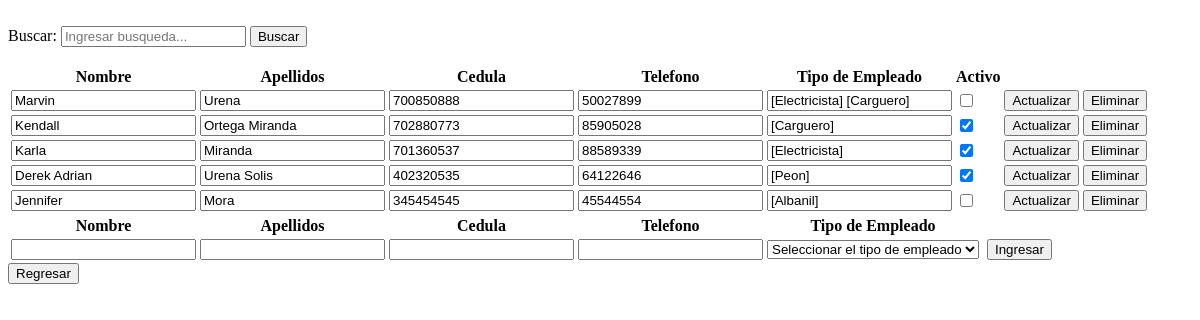
Page /view/EmpleadoView.php on the committed database.
### tables this page shows
CREATE TABLE `tbempleado` (
  `tbempleadoid` int(11) NOT NULL,
  `tbempleadonombre` text NOT NULL,
  `tbempleadoapellidos` text NOT NULL,
  `tbempleadocedula` varchar(12) NOT NULL,
  `tbempleadotelefono` varchar(8) NOT NULL,
  `tbempleadoactivo` tinyint(1) NOT NULL
);

### data/EmpleadoData.php (called while the page is built, shortened)
<?php
include_once 'data.php';
include '../domain/Empleado.php';
class EmpleadoData extends Data {
    public function getAllEmpleado() {
        $conn = mysqli_connect($this->server, $this->user, $this->password, $this->db);
        $conn->set_charset('utf8');
        $querySelect = "SELECT * FROM tbempleado;";
        $result = mysqli_query($conn, $querySelect);
        $Empleados = [];
        while ($row = mysqli_fetch_array($result)) {
            $currentEmpleado = new Empleado($row['tbempleadoid'], $row['tbempleadonombre'], $row['tbempleadoapellidos'],
            $row['tbempleadocedula'], $row['tbempleadotelefono'], $row['tbempleadoactivo']);
            array_push($Empleados, $currentEmpleado);
        }
        return $Empleados;
    }
}

### business/EmpleadoBusiness.php (called while the page is built, shortened)
<?php
include '../data/EmpleadoData.php';
class EmpleadoBusiness {
    private $EmpleadoData;
    public function EmpleadoBusiness() {
        $this->EmpleadoData = new EmpleadoData();
    }
    public function getAllEmpleado() {
        return $this->EmpleadoData->getAllEmpleado();
    }
}

### domain/Empleado.php (called while the page is built, shortened)
<?php
class Empleado {
    private $empleadoId;
    private $empleadoNombre;
    private $empleadoApellidos;
    private $empleadoCedula;
    private $empleadoTelefono;
    private $empleadoActivo;
    function Empleado($empleadoId, $empleadoNombre,$empleadoApellidos, $empleadoCedula, $empleadoTelefono, $empleadoActivo) {
        $this->empleadoId = $empleadoId;
        $this->empleadoNombre = $empleadoNombre;
        $this->empleadoApellidos = $empleadoApellidos;
        $this->empleadoCedula = $empleadoCedula;
        $this->empleadoTelefono = $empleadoTelefono;
        $this->empleadoActivo = $empleadoActivo;
    }
    function getEmpleadoId() {
        return $this->empleadoId;
    }
    public function getEmpleadoNombre() {
        return $this->empleadoNombre;
    }
    function getEmpleadoApellidos() {
        return $this->empleadoApellidos;
    }
    function getEmpleadoCedula() {
        return $this->empleadoCedula;
    }
    function getEmpleadoTelefono() {
        return $this->empleadoTelefono;
    }
    function getEmpleadoActivo() {
        return $this->empleadoActivo;
    }
}

### data/data.php (called while the page is built, shortened)
<?php
class Data {
    public function Data() {
        $hostName = gethostname();
    }
}

### data/EmpleadoTipoAsignadoData.php (called while the page is built, shortened)
<?php
include_once 'data.php';
class EmpleadoTipoAsignadoData extends Data {
    public function getAllEmpleadoTipoAsignado($empleadoId) {
        $conn = mysqli_connect($this->server, $this->user, $this->password, $this->db);
        $conn->set_charset('utf8');
        $EmpleadoTipoBusiness = new EmpleadoTipoBusiness();
        $querySelect = "SELECT * FROM tbempleadotipoasignado WHERE tbempleadoid = ". $empleadoId .";";
        $result = mysqli_query($conn, $querySelect);
        $TiposAsignados = "";
        while ($row = mysqli_fetch_array($result)) {
            $TiposAsignados .="[". $EmpleadoTipoBusiness->getEmpleadoTipo($row['tbempleadotipoid']) . "] ";
        }
        return $TiposAsignados;
    }
}

### business/EmpleadoTipoAsignadoBusiness.php (called while the page is built, shortened)
<?php
include '../data/EmpleadoTipoAsignadoData.php';
class EmpleadoTipoAsignadoBusiness {
    private $EmpleadoTipoAsignadoData;
    public function EmpleadoTipoAsignadoBusiness() {
        $this->EmpleadoTipoAsignadoData = new EmpleadoTipoAsignadoData();
    }
    public function getAllEmpleadoTipoAsignado($empleadoId) {
        return $this->EmpleadoTipoAsignadoData->getAllEmpleadoTipoAsignado($empleadoId);
    }
}

### data/EmpleadoTipoData.php (called while the page is built, shortened)
<?php
include_once 'data.php';
class EmpleadoTipoData extends Data {
    public function getEmpleadoTipo($empleadoTipoId) {
        $conn = mysqli_connect($this->server, $this->user, $this->password, $this->db);
        $conn->set_charset('utf8');
        $querySelect = "SELECT * FROM tbempleadotipo WHERE tbempleadotipoid = ". $empleadoTipoId .";";
        $result = mysqli_query($conn, $querySelect);
        $tipoEmpleado = "";
        while ($row = mysqli_fetch_array($result)) {
            $tipoEmpleado = $row['tbempleadotiponombre'];
        }
        return $tipoEmpleado;
    }
}

### business/EmpleadoTipoBusiness.php (called while the page is built, shortened)
<?php
include '../data/EmpleadoTipoData.php';
class EmpleadoTipoBusiness {
    private $EmpleadoTipoData;
    public function EmpleadoTipoBusiness() {
        $this->EmpleadoTipoData = new EmpleadoTipoData();
    }
    public function getEmpleadoTipo($empleadoTipoId) {
        return $this->EmpleadoTipoData->getEmpleadoTipo($empleadoTipoId);
    }
}

### view/EmpleadoView.php (the view, shortened to what this page needs)
<!DOCTYPE html>
<html lang="en">
<head>
    <?php
    include '../business/EmpleadoBusiness.php';
    include '../business/EmpleadoTipoBusiness.php';
    include '../business/EmpleadoTipoAsignadoBusiness.php';
    ?>
</head>
<body>
    <section id="form">
        <form action="" method="post" autocomplete="off">
            <div>
                Buscar:
                <?php
                $nombre = "";
                echo '<input type="text" name="buscar" id = "buscar" required placeholder = "Ingresar busqueda..." value = "' . $nombre . '">';
                ?>
                <input type="button" name="search" id="search" value="Buscar" onclick="getData()">
                <ul id="lista"></ul>
            </div>
        </form>
        <table>
            <tr>
                <th>Nombre</th>
                <th>Apellidos</th>
                <th>Cedula</th>
                <th>Telefono</th>
                <th>Tipo de Empleado</th>
                <th>Activo</th>
            </tr>
            <tbody id=buscar>
                <?php
                $EmpleadoBusiness = new EmpleadoBusiness();
                $EmpleadoTipoAsignadoBusiness = new EmpleadoTipoAsignadoBusiness();
                $allEmpleados = $EmpleadoBusiness->getAllEmpleado();
                foreach ($allEmpleados as $current) {
                    echo '<form method="post" enctype="multipart/form-data" action="../business/EmpleadoAction.php">';
                    echo '<td><input type="text" name="tbempleadonombre" id="tbempleadonombre" value="' . $current->getEmpleadoNombre() . '"/></td>';
                    echo '<td><input type="text" name="tbempleadoapellidos" id="tbempleadoapellidos" value="' . $current->getEmpleadoApellidos() . '"/></td>';
                    echo '<td><input type="text" data-mask  ="0-0000-0000" minlength="5" maxlength="15" name="tbempleadocedula" id="tbempleadocedula" value="' . $current->getEmpleadoCedula() . '"/></td>';
                    echo '<td><input data-mask="0000-0000" type="text" min="10000000" max = "99999999" name="tbempleadotelefono" id="tbempleadotelefono" value="' . $current->getEmpleadoTelefono() . '"/></td>';
                    echo '<td><input type="text" readonly name="tbempleadotipoempleado" id="tbempleadotipoempleado" value="' . $EmpleadoTipoAsignadoBusiness->getAllEmpleadoTipoAsignado($current->getEmpleadoId()) . '"/></td>';
                  if($current->getEmpleadoActivo() == 1){
                    echo '<td><input type="checkbox" checked name="tbempleadoactivo" id="tbempleadoactivo" value="1"/></td>';
                  }else{
                    echo '<td><input type="checkbox" name="tbempleadoactivo" id="tbempleadoactivo" value="0"/></td>';
                  }
                    echo '<td><input type="submit" value="Actualizar" name="actualizar" id="actualizar"/></td>';
                    echo '<td><button onclick="eliminarEmpleado(' . $current->getEmpleadoId() . ')">Eliminar</button></td>';
                    echo '</form>';
                }
                ?>
            </tbody>
            <table>
                <tr>
                    <th>Nombre</th>
                    <th>Apellidos</th>
                    <th>Cedula</th>
                    <th>Telefono</th>
                    <th>Tipo de Empleado</th>
                </tr>
                <?php
                $empleadoNombre = "";
                $empleadoApellidos = "";
                $empleadoCedula = "";
                $empleadoTelefono = "";
                $empleadoActivo = 1;
                ?>
                <form method="post" enctype="multipart/form-data" action="../business/EmpleadoAction.php">
                    <tr>
                    <?php
                        echo '<td><input required type="text" name="tbempleadonombre" id="tbempleadonombre" value="' . $empleadoNombre . '"/></td>';
                        echo '<td><input required type="text" name="tbempleadoapellidos" id="tbempleadoapellidos" value="' . $empleadoApellidos . '"/></td>';
                        echo '<td><input required data-mask ="0-0000-0000" type="text" name="tbempleadocedula" id="tbempleadocedula" value="' . $empleadoCedula . '"  maxlength="15" minlength="9"/></td>';
                        echo '<td><input required data-mask ="0000-0000" type="text" name="tbempleadotelefono" id="tbempleadotelefono" value=" ' . $empleadoTelefono . '"   min="10000000" max = "99999999"/></td>';
                        ?>
                        <td><select name="tbempleadotipoempleado" id="" required>
                                <option value="">Seleccionar el tipo de empleado</option>
                            </select></td>
                        <?php
                        if($empleadoActivo == 1){
                            echo '<td><input type="hidden" checked name="tbempleadoactivo" id="tbempleadoactivo" value="' . $empleadoActivo . '"/></td>';
                          }else{
                            echo '<td><input type="hidden" name="tbempleadoactivo" id="tbempleadoactivo" value="' . $empleadoActivo . '"/></td>';
                          }
                        ?>
                        <td><input type="submit" value="Ingresar" name="crear" id="crear" /></td>
                    </tr>
                </form>
            </table>
        </table>
    </section>
    <form action ="../business/HomeAction.php" method = "POST">
    <button type="submit" name="regresar"> Regresar</button>
    </form>
</body>
</html>

### view/EmpleadoView.php (style rules this page uses)
ul { list-style-type: none; width: 250px; height: auto; position: absolute; z-index: 10; padding: 10px; }

### rows in the picture
tbempleado: tbempleadonombre "Marvin", tbempleadoapellidos "Urena", tbempleadocedula "700850888", tbempleadotelefono "50027899", tbempleadotipoempleado "[Electricista] [Carguero]"
tbempleado: tbempleadonombre "Kendall", tbempleadoapellidos "Ortega Miranda", tbempleadocedula "702880773", tbempleadotelefono "85905028", tbempleadotipoempleado "[Carguero]"
tbempleado: tbempleadonombre "Karla", tbempleadoapellidos "Miranda", tbempleadocedula "701360537", tbempleadotelefono "88589339", tbempleadotipoempleado "[Electricista]"
tbempleado: tbempleadonombre "Derek Adrian", tbempleadoapellidos "Urena Solis", tbempleadocedula "402320535", tbempleadotelefono "64122646", tbempleadotipoempleado "[Peon]"
tbempleado: tbempleadonombre "Jennifer", tbempleadoapellidos "Mora", tbempleadocedula "345454545", tbempleadotelefono "45544554", tbempleadotipoempleado "[Albanil]"
